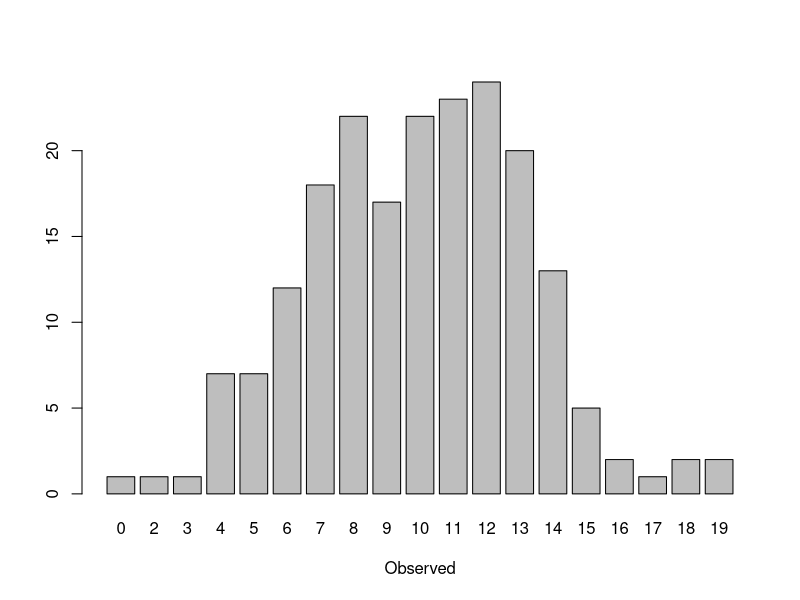

Source code (R):
## ----------------------------------------------------------------------
## Author   : Josep Vela - <jv@actioadfuturum.com>
## Subject  : Test R from Emacs
## Revision : $Id: test01.r, v 1.4 2014/06/09 09:48:S jva $
## ----------------------------------------------------------------------

x <- rpois(200, lambda=10)

xtab <- table(x)

barplot(xtab, xlab = "Observed")

## help URLs
## http://www.stat.cmu.edu/~hseltman/Rclass/R1.R
## http://www.rexamples.com/11/Filtering%20data
## http://google-styleguide.googlecode.com/svn/trunk/Rguide.xml

## GIT
## register - file already registered
## check in - check out


